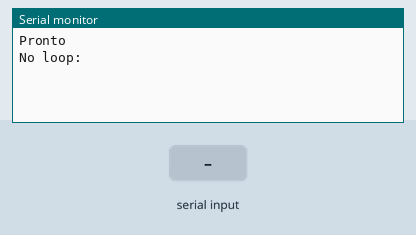
This sketch was run on a simulated Arduino Uno, built with avr-gcc and run on an emulated ATmega328P. On the bench: the last lines printed to the serial monitor. The test bench sets the inputs (shaded band).

Above: at 1.2 s.
1.3 s: "1" received over Serial
At 4.0 s:
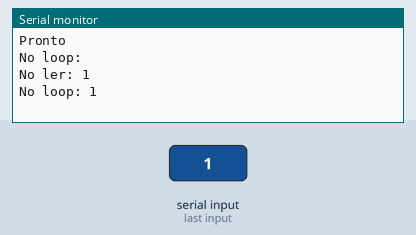
4.3 s: "0" received over Serial
5.8 s: "2" received over Serial
At 8.3 s:
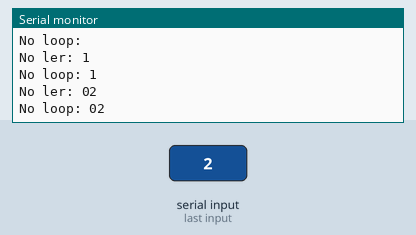

Measured:
- after the input at 1.3 s, the serial monitor: prints a new line after 1.7 s (image 1)
- after the input at 5.8 s, the serial monitor: prints a new line after 1.0 s (image 2)

The sketch:

TesteSizeOf.ino
```cpp
#include <printf.h>

bool foi = true;
String msg = "";

void setup() {
  Serial.begin(9600);
  Serial.println("Pronto");
}

void loop() {
  /*String texto1 = "Sou um texto";
  String texto2 = "Sou um texto e meu nome é Breno nunes arantes, estou até fazendo um chat";

  Serial.print("sizeof(int) - ");
  Serial.println(sizeof(int));

  Serial.print("sizeof(unsigned int) - ");
  Serial.println(sizeof(unsigned int));

  Serial.print("sizeof(char) - ");
  Serial.println(sizeof(char));

  Serial.print("sizeof(String) - ");
  Serial.println(sizeof(String));

  Serial.print("sizeof("+texto1+") - ");
  Serial.println(sizeof(texto1));

  Serial.print("sizeof("+texto2+") - ");
  Serial.println(sizeof(texto2));*/

  ler(&msg);
  Serial.println("No loop: "+msg);

  delay(2000);
}

void ler(String *msg){
  if(Serial.available()){
    *msg = Serial.readString();

    Serial.println("No ler: "+*msg);
  }
}
```
